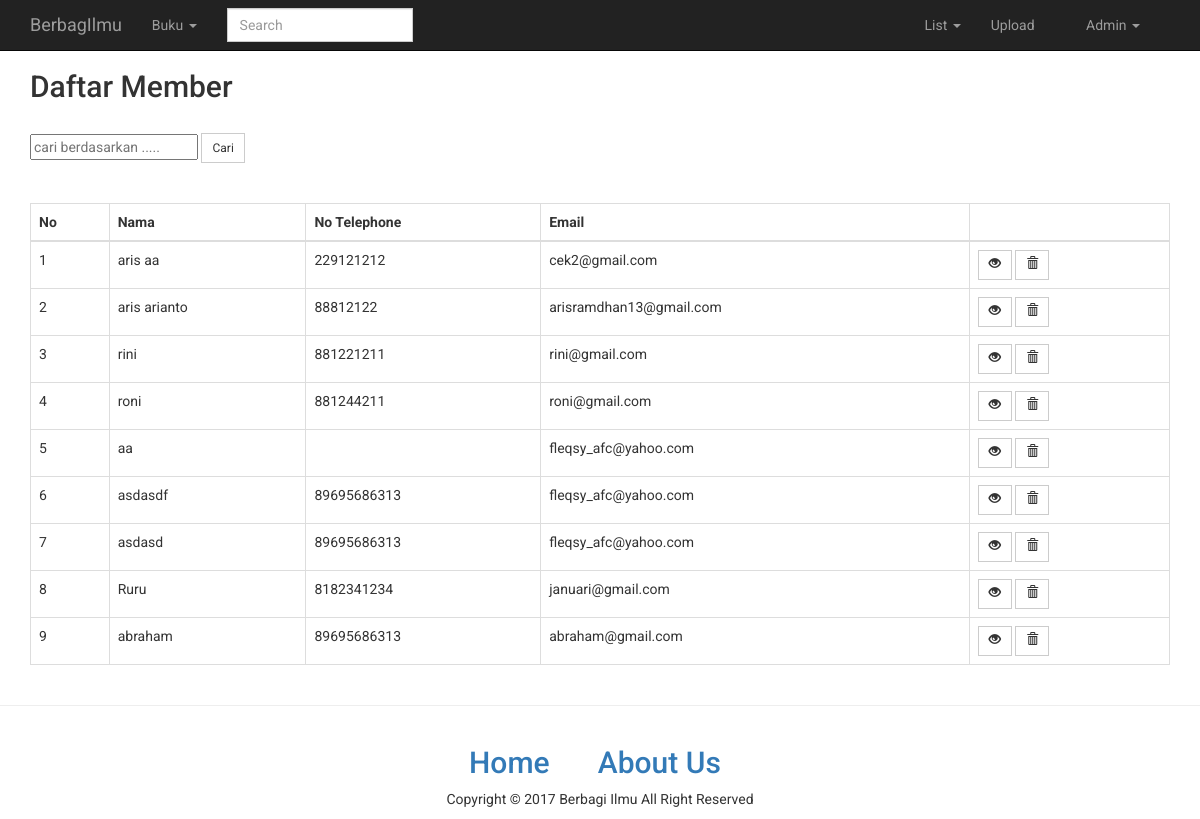
The app's page /admin/member.php (signed in), older data.
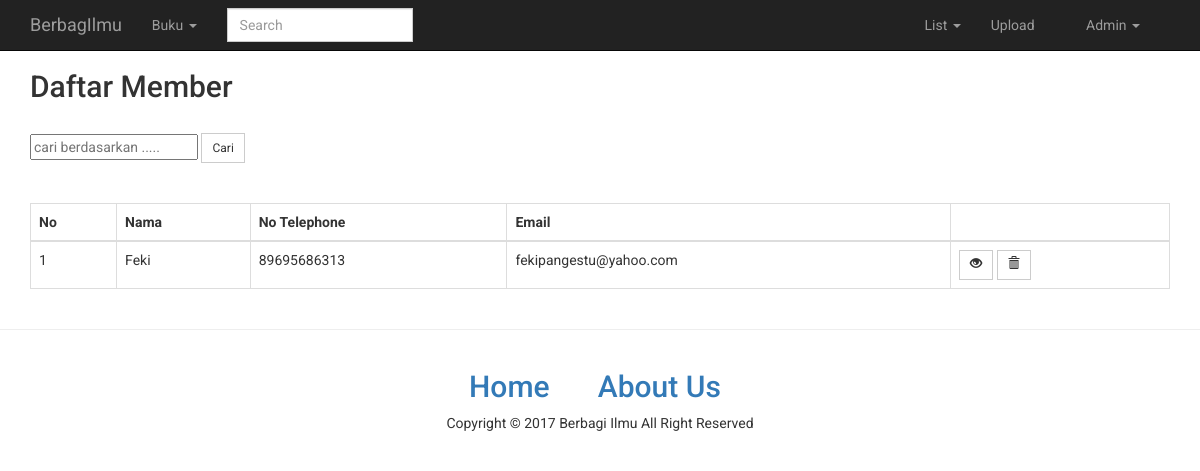
The same page, newer data.
### tables this page shows
CREATE TABLE `member` (
  `member_id` smallint(3) NOT NULL AUTO_INCREMENT,
  `member_nama` varchar(20) DEFAULT NULL,
  `member_jk` varchar(1) DEFAULT NULL,
  `member_ttl` varchar(20) DEFAULT NULL,
  `member_tglahir` date DEFAULT NULL,
  `member_alamat` varchar(50) DEFAULT NULL,
  `member_tlp` decimal(13,0) DEFAULT NULL,
  `member_username` varchar(20) DEFAULT NULL,
  `member_email` varchar(40) DEFAULT NULL,
  `member_password` varchar(40) DEFAULT NULL,
  `member_foto` varchar(40) DEFAULT 'default.png',
  PRIMARY KEY (`member_id`)
);

### admin/member.php (the view, shortened to what this page needs)
<?php
  include 'header.php';
?>
<?php
  if (!empty($_SESSION['admin_email']))
  {
?>
<div class="container">
  <h2>Daftar Member</h2>
  <br>
  <form action="cari.php?cari=member" method="POST">
  <input type="text" name="cari" placeholder="cari berdasarkan ..... "></input>
  <input type="submit" class="btn btn-sm btn-default" value="Cari"></input>
  </form>
  <br>
  <br>
<table id="mytable" class="table table-bordered">
    <thead>
      <th> No </th>
      <th> Nama </th>
      <th> No Telephone</th>
      <th> Email</th>
      <th></th>
    </thead>
<?php
  $no = 0;
  $modal=mysqli_query($link,"SELECT * FROM member");
  while($r=mysqli_fetch_array($modal)){
  $no++;
?>
  <tr>
      <td><?php echo $no; ?></td>
      <td><?php echo  $r['member_nama']; ?></td>
      <td><?php echo  $r['member_tlp']; ?></td>
      <td><?php echo  $r['member_email']; ?></td>
      <td>
         <a href="#" class='open_modal btn btn-sm btn-default' id='<?php echo  $r['member_id']; ?>' ><span class="glyphicon glyphicon-eye-open"></span></a>
         <a href="#"  class="btn btn-sm btn-default" onclick="confirm_modal('proses_delete.php?&member_id=<?php echo  $r['member_id']; ?>');"><span class="glyphicon glyphicon-trash"></span></a>
      </td>
  </tr>
<?php } ?>
</table>
</div>
<?php
}
?>
<?php
  include "footer.php";
?>

### admin/header.php (shortened to what this page needs)
<!DOCTYPE html>
<html lang="en">
<head>
<?php
  include 'config.php';
?>
    <link href="../css/bootstrap.css" rel="stylesheet">
    <link href="../css/bootstrap.min.css" rel="stylesheet">
    <link href="../css/modern-business.css" rel="stylesheet">
    <link href="../css/modal-login.css" rel="stylesheet">
    <link href="../font-awesome/css/font-awesome.min.css" rel="stylesheet" type="text/css">
    <link href="../datatables/css/jquery.dataTables.css" rel="stylesheet" type="text/css" >
</head>
<body>
    <nav class="navbar navbar-inverse navbar-fixed-top" role="navigation">
        <div class="container">
            <div class="navbar-header">
				<a href="index.php" class="navbar-brand">BerbagIlmu</a>
			</div>
            <div class="collapse navbar-collapse" id="bs-example-navbar-collapse-1">
				<ul class="nav navbar-nav">
					<li class="dropdown">
						<a data-toggle="dropdown" class="dropdown-toggle" href="#">Buku <b class="caret"></b></a>
					</li>
				</ul>
				<form role="search" class="navbar-form navbar-left" method="post" action="cari.php">
					<div class="form-group">
						<input type="text" placeholder="Search" class="form-control" name="txt_cari">
					</div>
				</form>
                <?php
                if((empty($_SESSION['member_email']))AND(empty($_SESSION['admin_email'])))
                {
                ?>
                <ul class="nav navbar-nav navbar-right">
                <li class="dropdown">
                    <a href="#" class="dropdown-toggle" data-toggle="dropdown" role="button" aria-haspopup="true" aria-expanded="false">
                    <i class="fa fa-user-times fa-fw"></i>
                    Hello, Guest
                    <span class="caret"></span>
                    </a>
                    <ul class="dropdown-menu">
                    <li>
                        <a href="login.php">
                        <i class="fa fa-sign-in fa-fw"></i>
                        Login
                        </a>
                    </li>
                    <li>
                        <a href="daftar.php">
                        <i class="fa fa-pencil fa-fw"></i>
                        Register
                        </a>
                    </li>
                    </ul>
                </li>
                </ul>
              <?php
              }
                    else
              if(!empty($_SESSION['admin_email']))
              {
                $admin_email = $_SESSION['admin_email'];
                $query_validasi = mysqli_query($link,"SELECT * FROM admin WHERE admin_email = '$admin_email'");
                $ambil = mysqli_fetch_assoc($query_validasi);
                extract($ambil);
                ?>
                <ul class="nav navbar-nav navbar-right">
                <li class="dropdown">
                    <a href="#" class="dropdown-toggle" data-toggle="dropdown" role="button" aria-haspopup="true" aria-expanded="false">
                    List
                    <span class="caret"></span>
                    </a>
                </li>
                <li><a href="upload.php">Upload</a></li>
                <li class="dropdown">
                    <a href="#" class="dropdown-toggle" data-toggle="dropdown" role="button" aria-haspopup="true" aria-expanded="false">
                    <?php echo ucwords($admin_username); ?>
                    <span class="caret"></span>
                    </a>
                </li>
                </ul>
                <?php
              };
                ?>
            </div>
        </div>
    </nav>

### admin/footer.php
        <hr/>
        <center>
           <div class="row">
                <div class="col-lg-12">
                   <table border="0" align="center" width="300">
                    <tr>
                        <td align="center"> <a href="index.php" style="font-size: 8"><h2>Home</h2></a></td>
                        <td align="center"> <a href="about.php" style="font-size: 8"><h2>About Us</h2></a></td>
                    </tr>
                    </table>
                    <p>Copyright &copy; <?php echo date("Y"); ?> Berbagi Ilmu All Right Reserved</p>
                </div>
            </div>
</body>
</html>

### css/modern-business.css (style rules this page uses)
html, body { height: 100%; }
body { padding-top: 50px; }

### css/modal-login.css (style rules this page uses)
* { font-family: 'Roboto', sans-serif; }
.btn { border-radius: 0px; }
.glyphicon { top: 0px; }
.form-control { border-radius: 0px; }

### admin/header.php (style rules this page uses)
.navbar-nav.navbar-right:last-child { margin-right: 15px !important; }

Row changes from the older to the newer data that the page shows:
removed member: member_nama "aris aa", member_tlp "229121212", member_email "cek2@gmail.com"
removed member: member_nama "aris arianto", member_tlp "88812122", member_email "arisramdhan13@gmail.com"
removed member: member_nama "rini", member_tlp "881221211", member_email "rini@gmail.com"
removed member: member_nama "roni", member_tlp "881244211", member_email "roni@gmail.com"
removed member: member_nama "aa", member_email "fleqsy_afc@yahoo.com"
removed member: member_nama "asdasdf", member_tlp "89695686313", member_email "fleqsy_afc@yahoo.com"
removed member: member_nama "asdasd", member_tlp "89695686313", member_email "fleqsy_afc@yahoo.com"
removed member: member_nama "Ruru", member_tlp "8182341234", member_email "januari@gmail.com"
removed member: member_nama "abraham", member_tlp "89695686313", member_email "abraham@gmail.com"
added member: member_nama "Feki", member_tlp "89695686313", member_email "fekipangestu@yahoo.com"
